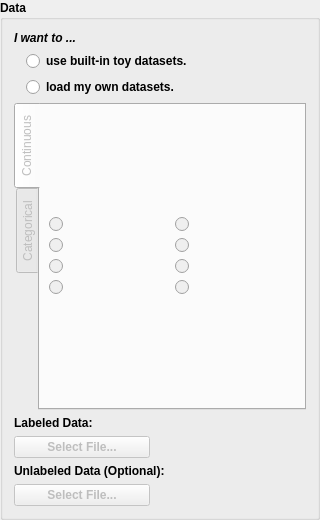
   <widget class="QGroupBox" name="dataGBox">
    <property name="geometry">
     <rect>
      <x>20</x>
      <y>10</y>
      <width>320</width>
      <height>520</height>
     </rect>
    </property>
    <property name="font">
     <font>
      <weight>75</weight>
      <bold>true</bold>
     </font>
    </property>
    <property name="title">
     <string>Data</string>
    </property>
    <layout class="QVBoxLayout" name="dataLayout">
     <item>
      <layout class="QVBoxLayout" name="promptLayout">
       <item>
        <widget class="QLabel" name="promptLabel">
         <property name="font">
          <font>
           <italic>true</italic>
          </font>
         </property>
         <property name="text">
          <string>I want to ...</string>
         </property>
        </widget>
       </item>
       <item>
        <layout class="QVBoxLayout" name="chooseDataLayout">
         <property name="leftMargin">
          <number>12</number>
         </property>
         <item>
          <widget class="QRadioButton" name="toyDataRButton">
           <property name="statusTip">
            <string/>
           </property>
           <property name="whatsThis">
            <string/>
           </property>
           <property name="text">
            <string>use built-in toy datasets.</string>
           </property>
          </widget>
         </item>
         <item>
          <widget class="QRadioButton" name="usrDataRButton">
           <property name="statusTip">
            <string/>
           </property>
           <property name="whatsThis">
            <string/>
           </property>
           <property name="text">
            <string>load my own datasets.</string>
           </property>
          </widget>
         </item>
        </layout>
       </item>
      </layout>
     </item>
     <item>
      <widget class="QTabWidget" name="toyDataTab">
       <property name="enabled">
        <bool>false</bool>
       </property>
       <property name="font">
        <font>
         <weight>50</weight>
         <bold>false</bold>
        </font>
       </property>
       <property name="autoFillBackground">
        <bool>false</bool>
       </property>
       <property name="tabPosition">
        <enum>QTabWidget::West</enum>
       </property>
       <property name="tabShape">
        <enum>QTabWidget::Rounded</enum>
       </property>
       <property name="currentIndex">
        <number>0</number>
       </property>
       <property name="elideMode">
        <enum>Qt::ElideRight</enum>
       </property>
       <widget class="QWidget" name="contTab">
        <attribute name="title">
         <string>Continuous</string>
        </attribute>
        <layout class="QVBoxLayout" name="verticalLayout_2">
         <item>
          <layout class="QGridLayout" name="gridLayout">
           <item row="0" column="0">
            <widget class="QRadioButton" name="cont1RButton">
             <property name="toolTip">
              <string>binary, separable</string>
             </property>
             <property name="statusTip">
              <string/>
             </property>
             <property name="text">
              <string/>
             </property>
             <property name="icon">
              <iconset>
               <normalon>:/cont/cont1.png</normalon>
              </iconset>
             </property>
             <property name="iconSize">
              <size>
               <width>50</width>
               <height>50</height>
              </size>
             </property>
             <property name="checkable">
              <bool>true</bool>
             </property>
            </widget>
           </item>
           <item row="0" column="1">
            <widget class="QRadioButton" name="cont2RButton">
             <property name="toolTip">
              <string>binary, XOR, separable</string>
             </property>
             <property name="statusTip">
              <string/>
             </property>
             <property name="text">
              <string/>
             </property>
             <property name="icon">
              <iconset>
               <normalon>:/cont/cont2.png</normalon>
              </iconset>
             </property>
             <property name="iconSize">
              <size>
               <width>50</width>
               <height>50</height>
              </size>
             </property>
             <property name="checkable">
              <bool>true</bool>
             </property>
            </widget>
           </item>
           <item row="1" column="0">
            <widget class="QRadioButton" name="cont3RButton">
             <property name="toolTip">
              <string>binary, circular, separable</string>
             </property>
             <property name="statusTip">
              <string/>
             </property>
             <property name="text">
              <string/>
             </property>
             <property name="icon">
              <iconset>
               <normalon>:/cont/cont3.png</normalon>
              </iconset>
             </property>
             <property name="iconSize">
              <size>
               <width>50</width>
               <height>50</height>
              </size>
             </property>
             <property name="checkable">
              <bool>true</bool>
             </property>
            </widget>
           </item>
           <item row="1" column="1">
            <widget class="QRadioButton" name="cont4RButton">
             <property name="toolTip">
              <string>binary, spiral, separable</string>
             </property>
             <property name="statusTip">
              <string/>
             </property>
             <property name="text">
              <string/>
             </property>
             <property name="icon">
              <iconset>
               <normalon>:/cont/cont4.png</normalon>
              </iconset>
             </property>
             <property name="iconSize">
              <size>
               <width>50</width>
               <height>50</height>
              </size>
             </property>
             <property name="checkable">
              <bool>true</bool>
             </property>
            </widget>
           </item>
           <item row="2" column="0">
            <widget class="QRadioButton" name="cont5RButton">
             <property name="toolTip">
              <string>binary, unbalanced, unseparable</string>
             </property>
             <property name="statusTip">
              <string/>
             </property>
             <property name="text">
              <string/>
             </property>
             <property name="icon">
              <iconset>
               <normalon>:/cont/cont5.png</normalon>
              </iconset>
             </property>
             <property name="iconSize">
              <size>
               <width>50</width>
               <height>50</height>
              </size>
             </property>
             <property name="checkable">
              <bool>true</bool>
             </property>
            </widget>
           </item>
           <item row="2" column="1">
            <widget class="QRadioButton" name="cont6RButton">
             <property name="toolTip">
              <string>binary, sparse, unseparable</string>
             </property>
             <property name="statusTip">
              <string/>
             </property>
             <property name="text">
              <string/>
             </property>
             <property name="icon">
              <iconset>
               <normalon>:/cont/cont6.png</normalon>
              </iconset>
             </property>
             <property name="iconSize">
              <size>
               <width>50</width>
               <height>50</height>
              </size>
             </property>
             <property name="checkable">
              <bool>true</bool>
             </property>
            </widget>
           </item>
           <item row="3" column="0">
            <widget class="QRadioButton" name="cont7RButton">
             <property name="toolTip">
              <string>three-way, separable</string>
             </property>
             <property name="statusTip">
              <string/>
             </property>
             <property name="text">
              <string/>
             </property>
             <property name="icon">
              <iconset>
               <normalon>:/cont/cont7.png</normalon>
              </iconset>
             </property>
             <property name="iconSize">
              <size>
               <width>50</width>
               <height>50</height>
              </size>
             </property>
             <property name="checkable">
              <bool>true</bool>
             </property>
            </widget>
           </item>
           <item row="3" column="1">
            <widget class="QRadioButton" name="cont8RButton">
             <property name="toolTip">
              <string>three-way, unseparable</string>
             </property>
             <property name="statusTip">
              <string/>
             </property>
             <property name="text">
              <string/>
             </property>
             <property name="icon">
              <iconset>
               <normalon>:/cont/cont8.png</normalon>
              </iconset>
             </property>
             <property name="iconSize">
              <size>
               <width>50</width>
               <height>50</height>
              </size>
             </property>
             <property name="checkable">
              <bool>true</bool>
             </property>
            </widget>
           </item>
          </layout>
         </item>
        </layout>
       </widget>
       <widget class="QWidget" name="catTab">
        <attribute name="title">
         <string>Categorical</string>
        </attribute>
       </widget>
      </widget>
     </item>
     <item>
      <widget class="QLabel" name="lblDataLabel">
       <property name="statusTip">
        <string/>
       </property>
       <property name="text">
        <string>Labeled Data:</string>
       </property>
      </widget>
     </item>
     <item>
      <layout class="QHBoxLayout" name="fileLblLayout">
       <item>
        <widget class="QPushButton" name="fileLblPButton">
         <property name="enabled">
          <bool>false</bool>
         </property>
         <property name="text">
          <string>Select File...</string>
         </property>
         <property name="icon">
          <iconset>
           <normalon>:/io/open.png</normalon>
          </iconset>
         </property>
        </widget>
       </item>
       <item>
        <widget class="QLabel" name="fileLblLabel">
         <property name="sizePolicy">
          <sizepolicy hsizetype="Fixed" vsizetype="Preferred">
           <horstretch>0</horstretch>
           <verstretch>0</verstretch>
          </sizepolicy>
         </property>
         <property name="minimumSize">
          <size>
           <width>150</width>
           <height>0</height>
          </size>
         </property>
         <property name="text">
          <string>&lt;None&gt;</string>
         </property>
        </widget>
       </item>
      </layout>
     </item>
     <item>
      <widget class="QLabel" name="unlblDataLabel">
       <property name="statusTip">
        <string/>
       </property>
       <property name="text">
        <string>Unlabeled Data (Optional):</string>
       </property>
      </widget>
     </item>
     <item>
      <layout class="QHBoxLayout" name="fileUnlblLayout">
       <item>
        <widget class="QPushButton" name="fileUnlblPButton">
         <property name="enabled">
          <bool>false</bool>
         </property>
         <property name="text">
          <string>Select File...</string>
         </property>
         <property name="icon">
          <iconset>
           <normalon>:/io/open.png</normalon>
          </iconset>
         </property>
        </widget>
       </item>
       <item>
        <widget class="QLabel" name="fileUnlblLabel">
         <property name="sizePolicy">
          <sizepolicy hsizetype="Fixed" vsizetype="Preferred">
           <horstretch>0</horstretch>
           <verstretch>0</verstretch>
          </sizepolicy>
         </property>
         <property name="minimumSize">
          <size>
           <width>150</width>
           <height>0</height>
          </size>
         </property>
         <property name="text">
          <string>&lt;None&gt;</string>
         </property>
        </widget>
       </item>
      </layout>
     </item>
    </layout>
   </widget>
